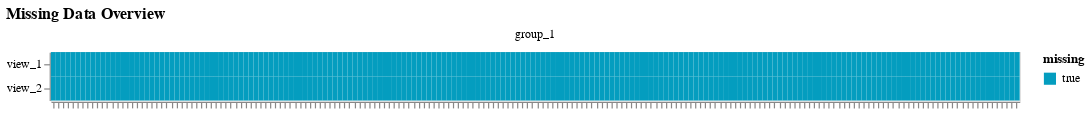
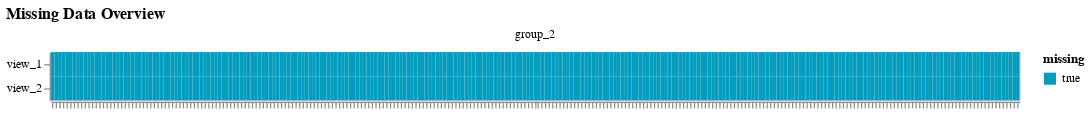

These figures' notebook cell, in order:
### Code cell
sns.heatmap(data["group_1"]["view_1"].varm["w"] > 0.05)

### Figure 1 — Vega specification as saved in the notebook (floating-point values rounded to 4 significant figures; data arrays with more than 128 entries replaced by an {"elided": "..."} marker saying what was removed)
{"$schema": "https://vega.github.io/schema/vega/v5.json", "data": [{"name": "source_0", "values": {"elided": "392 records"}}, {"name": "facet_domain", "values": [{"group": "group_1", "count": 392}]}, {"name": "facet_domain_row", "values": [{"data": 0.0}]}, {"name": "facet_domain_column", "transform": [{"type": "sequence", "start": 0.0, "stop": {"signal": "min(length(data(\"facet_domain\")), 3)"}}]}, {"name": "source_0_x_domain_obs_name", "values": {"elided": "196 records"}}, {"name": "source_0_y_domain_view", "values": [{"view": "view_1"}, {"view": "view_2"}]}, {"name": "source_0_color_domain_missing", "values": [{"missing": true}]}], "signals": [{"name": "child_width", "value": 800}, {"name": "y_step", "value": 20}, {"name": "child_height", "update": "bandspace(domain('y').length, 0, 0) * y_step"}], "marks": [{"type": "group", "name": "row_header", "from": {"data": "facet_domain_row"}, "encode": {"update": {"height": {"signal": "child_height"}}}, "axes": [{"scale": "y", "grid": false, "orient": "left", "zindex": 1}], "role": "row-header"}, {"type": "group", "name": "column_footer", "from": {"data": "facet_domain_column"}, "encode": {"update": {"width": {"signal": "child_width"}}}, "axes": [{"scale": "x", "labelBaseline": "middle", "grid": false, "zindex": 1, "labels": false, "orient": "bottom", "labelAlign": "right", "labelAngle": 270}], "role": "column-footer"}, {"type": "group", "name": "cell", "from": {"facet": {"data": "source_0", "name": "facet", "groupby": ["group"]}}, "sort": {"field": ["datum[\"group\"]"], "order": ["ascending"]}, "encode": {"update": {"height": {"signal": "child_height"}, "width": {"signal": "child_width"}}}, "marks": [{"type": "rect", "name": "child_marks", "from": {"data": "facet"}, "encode": {"update": {"fill": {"field": "missing", "scale": "color"}, "y": {"field": "view", "scale": "y"}, "height": {"signal": "max(0.25, bandwidth('y'))"}, "width": {"signal": "max(0.25, bandwidth('x'))"}, "x": {"field": "obs_name", "scale": "x"}}}, "style": ["rect"]}], "title": {"text": {"signal": "isValid(parent[\"group\"]) ? parent[\"group\"] : \"\"+parent[\"group\"]"}, "frame": "group", "offset": 10, "style": "guide-label"}, "style": "cell"}], "scales": [{"name": "x", "type": "band", "domain": {"data": "source_0_x_domain_obs_name", "field": "obs_name", "sort": true}, "range": [0, {"signal": "child_width"}], "paddingInner": 0, "paddingOuter": 0}, {"name": "y", "type": "band", "domain": {"data": "source_0_y_domain_view", "field": "view", "sort": true}, "range": {"step": {"signal": "y_step"}}, "paddingInner": 0, "paddingOuter": 0}, {"name": "color", "type": "ordinal", "domain": {"data": "source_0_color_domain_missing", "field": "missing", "sort": true}, "range": ["#049DBF", "#023373"]}], "title": {"text": "Missing Data Overview", "anchor": "start"}, "legends": [{"fill": "color", "symbolType": "square", "title": "missing"}], "background": "white", "padding": 5, "layout": {"padding": 20, "bounds": "full", "align": "all", "columns": 3}}

### Figure 2 — Vega specification as saved in the notebook (floating-point values rounded to 4 significant figures; data arrays with more than 128 entries replaced by an {"elided": "..."} marker saying what was removed)
{"$schema": "https://vega.github.io/schema/vega/v5.json", "data": [{"name": "source_0", "values": {"elided": "534 records"}}, {"name": "facet_domain", "values": [{"group": "group_2", "count": 534}]}, {"name": "facet_domain_row", "values": [{"data": 0.0}]}, {"name": "facet_domain_column", "transform": [{"type": "sequence", "start": 0.0, "stop": {"signal": "min(length(data(\"facet_domain\")), 3)"}}]}, {"name": "source_0_x_domain_obs_name", "values": {"elided": "267 records"}}, {"name": "source_0_y_domain_view", "values": [{"view": "view_1"}, {"view": "view_2"}]}, {"name": "source_0_color_domain_missing", "values": [{"missing": true}]}], "signals": [{"name": "child_width", "value": 800}, {"name": "y_step", "value": 20}, {"name": "child_height", "update": "bandspace(domain('y').length, 0, 0) * y_step"}], "marks": [{"type": "group", "name": "row_header", "from": {"data": "facet_domain_row"}, "encode": {"update": {"height": {"signal": "child_height"}}}, "axes": [{"scale": "y", "orient": "left", "grid": false, "zindex": 1}], "role": "row-header"}, {"type": "group", "name": "column_footer", "from": {"data": "facet_domain_column"}, "encode": {"update": {"width": {"signal": "child_width"}}}, "axes": [{"scale": "x", "labelAngle": 270, "grid": false, "zindex": 1, "orient": "bottom", "labelAlign": "right", "labelBaseline": "middle", "labels": false}], "role": "column-footer"}, {"type": "group", "name": "cell", "from": {"facet": {"data": "source_0", "name": "facet", "groupby": ["group"]}}, "sort": {"field": ["datum[\"group\"]"], "order": ["ascending"]}, "encode": {"update": {"height": {"signal": "child_height"}, "width": {"signal": "child_width"}}}, "marks": [{"type": "rect", "name": "child_marks", "from": {"data": "facet"}, "encode": {"update": {"width": {"signal": "max(0.25, bandwidth('x'))"}, "y": {"field": "view", "scale": "y"}, "height": {"signal": "max(0.25, bandwidth('y'))"}, "x": {"field": "obs_name", "scale": "x"}, "fill": {"field": "missing", "scale": "color"}}}, "style": ["rect"]}], "title": {"text": {"signal": "isValid(parent[\"group\"]) ? parent[\"group\"] : \"\"+parent[\"group\"]"}, "frame": "group", "offset": 10, "style": "guide-label"}, "style": "cell"}], "scales": [{"name": "x", "type": "band", "domain": {"data": "source_0_x_domain_obs_name", "field": "obs_name", "sort": true}, "range": [0, {"signal": "child_width"}], "paddingInner": 0, "paddingOuter": 0}, {"name": "y", "type": "band", "domain": {"data": "source_0_y_domain_view", "field": "view", "sort": true}, "range": {"step": {"signal": "y_step"}}, "paddingOuter": 0, "paddingInner": 0}, {"name": "color", "type": "ordinal", "domain": {"data": "source_0_color_domain_missing", "field": "missing", "sort": true}, "range": ["#049DBF", "#023373"]}], "title": {"text": "Missing Data Overview", "anchor": "start"}, "padding": 5, "legends": [{"fill": "color", "symbolType": "square", "title": "missing"}], "layout": {"padding": 20, "bounds": "full", "align": "all", "columns": 3}, "background": "white"}
